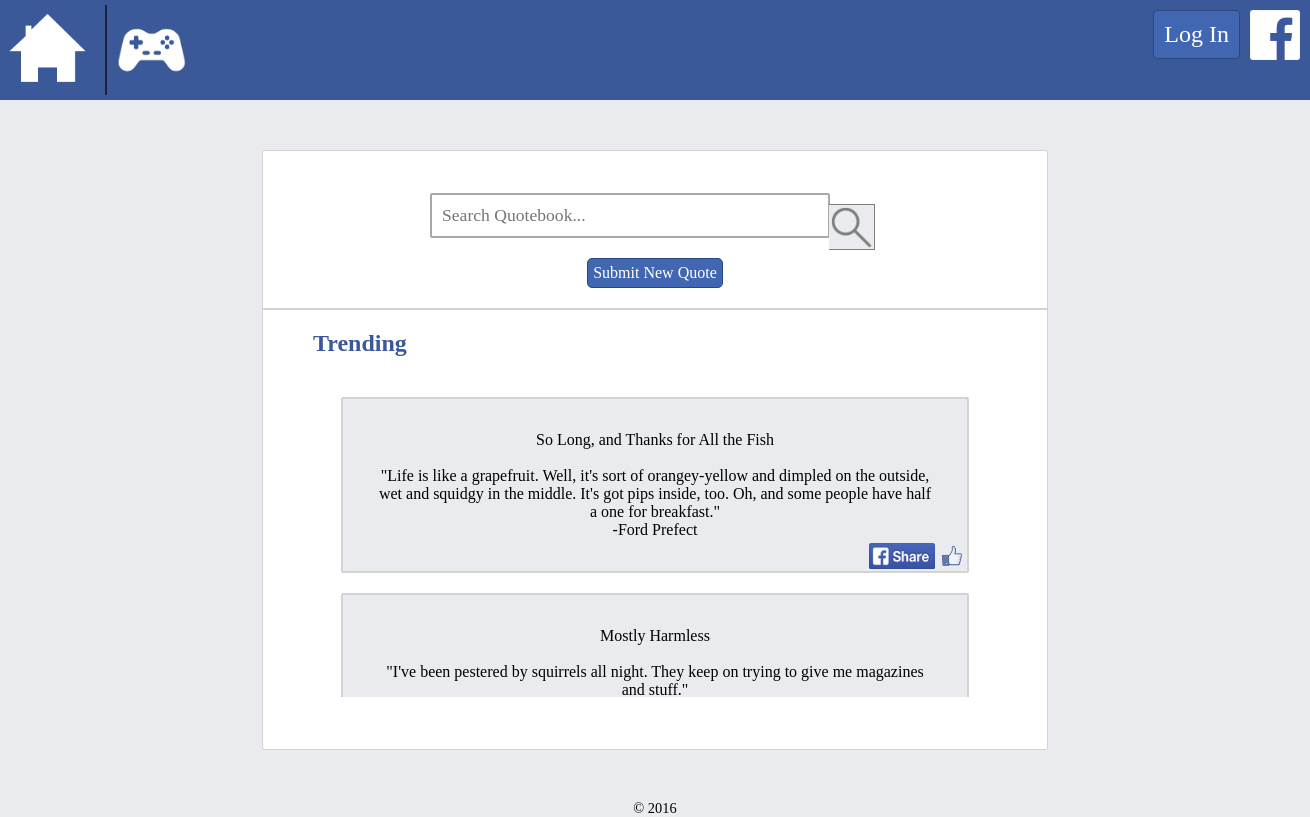
Page /php/home.php on the committed database.
### tables this page shows
CREATE TABLE `quotes` (
  `id` int(11) NOT NULL AUTO_INCREMENT,
  `quote` varchar(1000) NOT NULL,
  `character` varchar(50) DEFAULT NULL,
  `actor` varchar(50) DEFAULT NULL,
  `title` varchar(50) DEFAULT NULL,
  `image` varchar(200) DEFAULT NULL,
  `medium` varchar(10) DEFAULT NULL,
  PRIMARY KEY (`id`)
);

### php/home.php (the view, shortened to what this page needs)
<!DOCTYPE HTML>
<?php
	require_once('site.php');
?>
<html lang="en">
	<head>
		<link rel="stylesheet" href="../css/site.css" />
		<link rel="stylesheet" href="../css/home.css" />
	</head>
	<body>
		<div id="page">
			<form action="search.php" method="GET">
			<input type="text" id="search" name="search" placeholder="Search Quotebook..."/>
			<input type="submit" id="magnifying-glass" value=""><br>
			</form>
			<a href="submit.php" id="submit-quote">Submit New Quote</a>
			<h2 id="trending-title">Trending</h2>
			<div id="trending">
				<?php
				require_once('mysqli_connect.php');
				$query = "SELECT * FROM quotes ORDER BY RAND() LIMIT 10";
				$response = mysqli_query($dbc, $query) or die(mysqli_error($dbc));
				while($row = $response->fetch_array())
				{
					echo '<div class="trending-quote">' .
					$row['title'] . '<br><br>"' .
					$row['quote'] . '"<br>-' .
					$row['character'] .
					'<img alt="like" class="fb-like" src="../images/facebook_like_thumb.png"/>' .
					'<img alt="share" class="fb-share" src="../images/facebook_share.png"/></div>';
				}
				?>
			</div>
		</div>
		<footer>
			&copy; 2016
		</footer>
	</body>
</html>

### css/site.css (style rules this page uses)
* { margin: 0; border: 0; padding: 0; box-sizing: border-box; color: black; background-color: inherit; font-family: "Tahoma", "Lucida Grande"; }
footer { width: 100%; height: 10px; font-size: 0.9rem; text-align: center; margin-top: 30px; }
body { min-width: 1300px; background-color: rgb(233, 235, 238); }
a { text-decoration: none; color: inherit; }
#page { width: 60%; height: calc(100vh - 250px); min-height: 600px; min-width: 600px; text-align: center; border: 1px solid lightgray; border-radius: 2px; margin: 50px auto; background-color: white; padding: 2rem 0; position: relative; }
#magnifying-glass { height: 46px; width: 46px; padding: 5px; position: relative; top: 10px; left: -5px; background-color: rgb(233, 235, 238); border-top: 1px solid gray; border-right: 1px solid gray; border-bottom: 1px solid gray; background-image: url(../images/magnifying_glass.png); background-size: 90%; background-repeat: no-repeat; background-position: center; cursor: pointer; }

### css/home.css (style rules this page uses)
#page input#search { background-color: white; border: 2px solid darkgray; border-radius: 2px; text-align: left; min-width: 400px; font-size: 1.1rem; margin-top: 10px; margin-bottom: 20px; padding: 10px; }
#trending-title { color: rgb(59, 89, 152); text-align: left; padding: 20px 50px; border-top: 2px solid lightgray; }
#trending { overflow-y: scroll; height: 60%; }
.trending-quote { width: 80%; height: 11rem; border: 2px solid lightgray; border-radius: 2px; margin: 20px auto; padding: 2rem; background-color: rgb(233, 235, 238); position: relative; }
.fb-like { height: 20px; width: 20px; float: right; margin: 5px; position: absolute; bottom: 0; right: 0; }
.fb-share { height: 30px; width: 70px; float: right; position: absolute; bottom: 0; right: 30px; padding: 2px; }
#submit-quote { background-color: rgb(66, 103, 178); display: block; width: max-content; padding: 5px; margin: auto; margin-bottom: 20px; border: 1px solid rgb(41, 72, 125); border-radius: 5px; color: white; text-align: center; }

### rows in the picture
quotes: title "So Long, and Thanks for All the Fish", quote "Life is like a grapefruit. Well, it's sort of orangey-yellow and dimpled on the outside, wet and squidgy in the middle. It's got pips inside, too. Oh, and some people have half a one for breakfast.", character "Ford Prefect"
quotes: title "Mostly Harmless", quote "I've been pestered by squirrels all night. They keep on trying to give me magazines and stuff."
